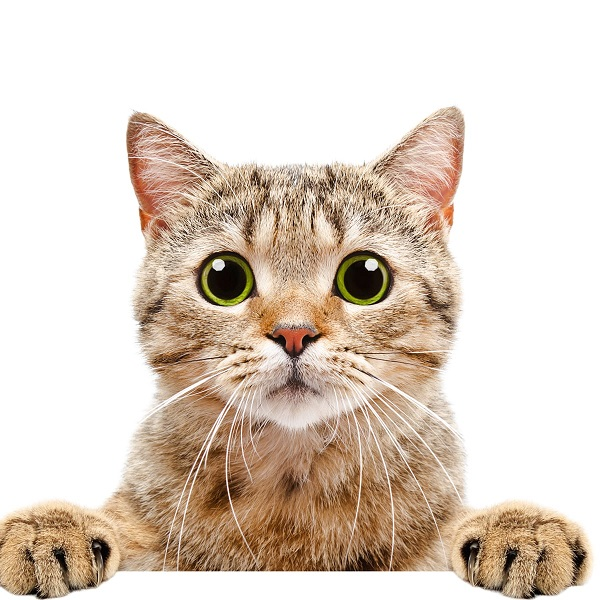
#> input picture 선형대수 3일차/실습/img/image.jpg, 600 x 600 px, found by its file name
$ jupyter execute --allow-errors NUMPY_CH4.1.ipynb   (shell and % lines are left out)
#> lines starting #> are read from the running program, lines starting #| are printed output that depends on the picture
[cell 1]
import cv2
print(cv2.__version__)

[cell 2]
import cv2
import matplotlib.pyplot as plt
import matplotlib
img_src = cv2.imread('images/animal-07.jpg',cv2.IMREAD_COLOR)

# matplotlib 사용하여 결과 출력
#> (the rest of this cell did not finish here and is left out)

[cell 3]
import cv2
import numpy as np


# 이미지를 컬러로 로드하여 넘파이 배열 형태로 img에 대입합니다.
img = cv2.imread('image.jpg', cv2.IMREAD_COLOR)
#> img is the input picture: shape (600, 600, 3); mean B, G, R 196.6, 208.9, 222.5

# 이미지가 저장된 넘파이 배열의 너비와 높이를 구합니다.
height,width = img.shape[:2]
#> height = 600; width = 600


# 이동 변환 행렬을 생성합니다. x 방향으로 100픽셀, y 방향으로 200필셀 이동합니다.
M = np.array([[1, 0, 100], [0, 1, 200], [0, 0, 1]], dtype=float)

# 결과 이미지를 저장할 넘파이 배열을 입력 이미지와 같은 크기로 생성합니다.
dst = np.zeros(img.shape, dtype=np.uint8)


# 이미지의 전체 픽셀을 스캔합니다.
for y in range(height-1):
    for x in range(width-1):
        # 현재 픽셀 p의 좌표에 이동 변환 행렬 M을 곱하여 이동시킨 좌표 p_를 구합니다.
        p = np.array([x, y, 1])
        p_ = np.dot(M, p)

        # 이동한 위치인 p_에서 좌표 x_,y_를 정수 형태로 가져옵니다.
        x_,y_ = p_[:2]
        x_ = int(x_)
        y_ = int(y_)

        # 입력 이미지 크기 내로 픽셀이 이동한 경우에만 결과 저장할넘파이 배열로 픽셀을 복사합니다.
        if x_ > 0 and x_ < width and y_ > 0 and y_ < height:
            dst[y_, x_] = img[y, x]
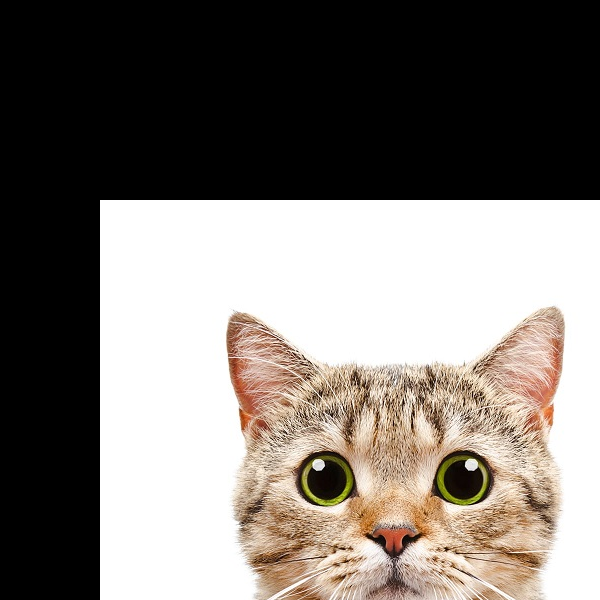
#> dst: shape (600, 600, 3); mean B, G, R 115.1, 120.5, 126.7

# 입력 이미지와 결과 이미지를 수평으로 연결하여 하나의 이미지로 만듭니다.
result = cv2.hconcat([img, dst])
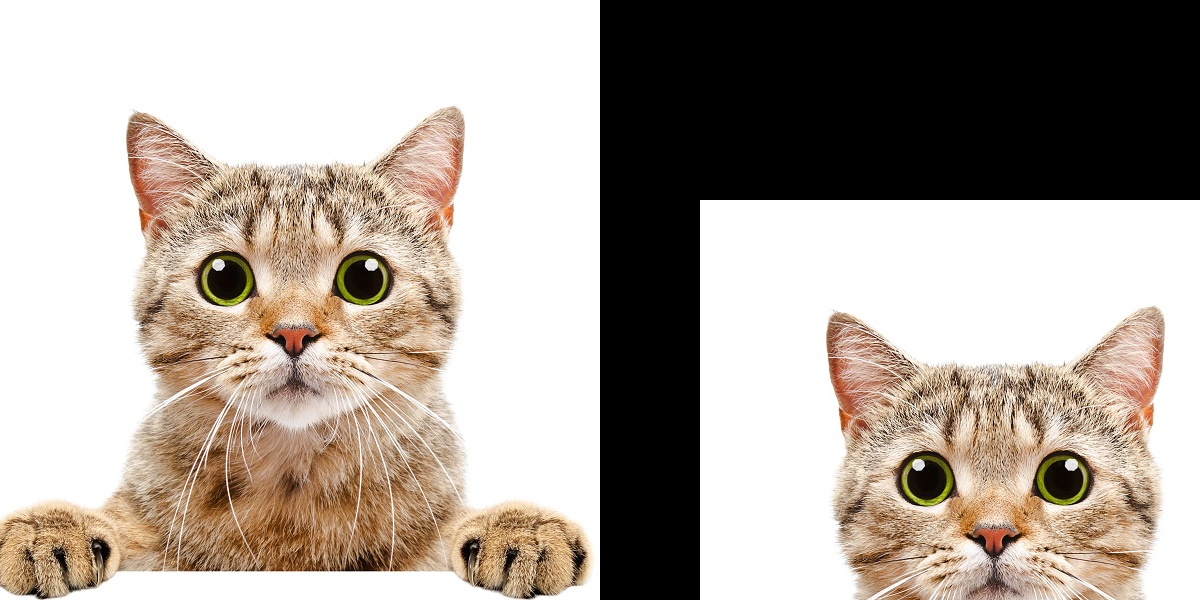
#> result: shape (600, 1200, 3); mean B, G, R 155.8, 164.7, 174.6

# 타이틀바에 result 문자열을 보여주는 윈도우에 이미지 result를 보여줍니다.
cv2.imshow("result", result)

# 아무키나 누르기 전까지 대기합니다.
cv2.waitKey(0)
cv2.destroyAllWindows()
